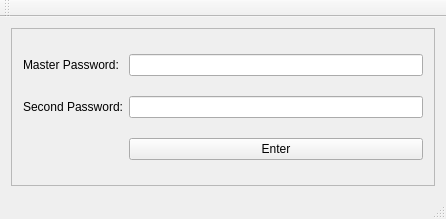
<?xml version="1.0" encoding="UTF-8"?>
<ui version="4.0">
 <class>Openning</class>
 <widget class="QMainWindow" name="Openning">
  <property name="windowModality">
   <enum>Qt::WindowModal</enum>
  </property>
  <property name="geometry">
   <rect>
    <x>0</x>
    <y>0</y>
    <width>446</width>
    <height>219</height>
   </rect>
  </property>
  <property name="windowTitle">
   <string>Nevisa</string>
  </property>
  <widget class="QWidget" name="centralWidget">
   <layout class="QVBoxLayout" name="verticalLayout">
    <item>
     <widget class="QFrame" name="frame">
      <property name="frameShape">
       <enum>QFrame::StyledPanel</enum>
      </property>
      <property name="frameShadow">
       <enum>QFrame::Raised</enum>
      </property>
      <layout class="QGridLayout" name="gridLayout">
       <item row="0" column="0">
        <widget class="QLabel" name="label">
         <property name="text">
          <string>Master Password:</string>
         </property>
        </widget>
       </item>
       <item row="0" column="1">
        <widget class="QLineEdit" name="lineEdit_mk">
         <property name="echoMode">
          <enum>QLineEdit::Password</enum>
         </property>
        </widget>
       </item>
       <item row="1" column="0">
        <widget class="QLabel" name="label_2">
         <property name="text">
          <string>Second Password:</string>
         </property>
        </widget>
       </item>
       <item row="1" column="1">
        <widget class="QLineEdit" name="lineEdit_sk">
         <property name="echoMode">
          <enum>QLineEdit::PasswordEchoOnEdit</enum>
         </property>
        </widget>
       </item>
       <item row="2" column="1">
        <widget class="QPushButton" name="pushButton">
         <property name="text">
          <string>Enter</string>
         </property>
        </widget>
       </item>
      </layout>
     </widget>
    </item>
   </layout>
  </widget>
  <widget class="QMenuBar" name="menuBar">
   <property name="geometry">
    <rect>
     <x>0</x>
     <y>0</y>
     <width>446</width>
     <height>26</height>
    </rect>
   </property>
  </widget>
  <widget class="QToolBar" name="mainToolBar">
   <attribute name="toolBarArea">
    <enum>TopToolBarArea</enum>
   </attribute>
   <attribute name="toolBarBreak">
    <bool>false</bool>
   </attribute>
  </widget>
  <widget class="QStatusBar" name="statusBar"/>
 </widget>
 <layoutdefault spacing="6" margin="11"/>
 <resources/>
 <connections/>
</ui>
